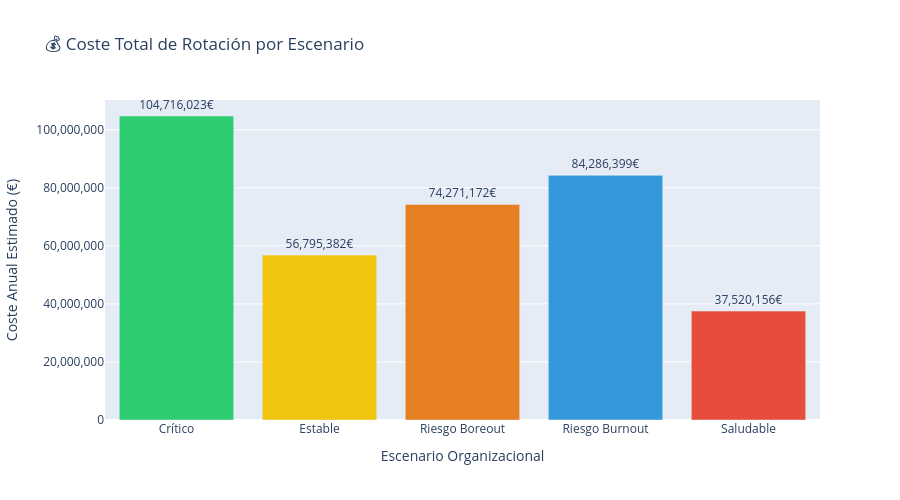

The notebook cell saved with this chart:
### Code cell
# =====================================================
# GRÁFICO: COSTE TOTAL POR ESCENARIO
# =====================================================

# Crear columna escenario_nombre que espera la función
df_all["escenario_nombre"] = df_all["escenario"].map({
    "saludable": "Saludable",
    "estable": "Estable",
    "riesgo_burnout": "Riesgo Burnout",
    "riesgo_boreout": "Riesgo Boreout",
    "critico": "Crítico"
})

# Calcular costes por escenario
costes_esc = calcular_costes_escenario(df_all)

fig = go.Figure()

fig.add_trace(go.Bar(
    x=costes_esc["escenario"],
    y=costes_esc["coste_total"],
    marker_color=[COLORES[esc] for esc in ESCENARIOS],
    text=[f"{v:,.0f}€" for v in costes_esc["coste_total"]],
    textposition='outside'
))

fig.update_layout(
    title="💰 Coste Total de Rotación por Escenario",
    xaxis_title="Escenario Organizacional",
    yaxis_title="Coste Anual Estimado (€)",
    height=500,
    yaxis_tickformat=",d"
)
fig.show()

print("\n📊 Análisis:")
print(f"   - Crítico: mayor coste")
print(f"   - Saludable: menor coste")
print(f"   - Diferencia: {costes_esc['coste_total'].max() - costes_esc['coste_total'].min():,.0f}€")

### Figure 1 — Plotly figure (JSON) as saved in the notebook; plotly's stock layout.template omitted (floating-point values rounded to 4 significant figures)
{"data": [{"marker": {"color": ["#2ecc71", "#f1c40f", "#e67e22", "#3498db", "#e74c3c"]}, "text": ["104,716,023€", "56,795,382€", "74,271,172€", "84,286,399€", "37,520,156€"], "textposition": "outside", "type": "bar", "x": ["Crítico", "Estable", "Riesgo Boreout", "Riesgo Burnout", "Saludable"], "y": [104700000.0, 56800000.0, 74270000.0, 84290000.0, 37520000.0]}], "layout": {"height": 500, "title": {"text": "💰 Coste Total de Rotación por Escenario"}, "xaxis": {"title": {"text": "Escenario Organizacional"}}, "yaxis": {"tickformat": ",d", "title": {"text": "Coste Anual Estimado (€)"}}}}
